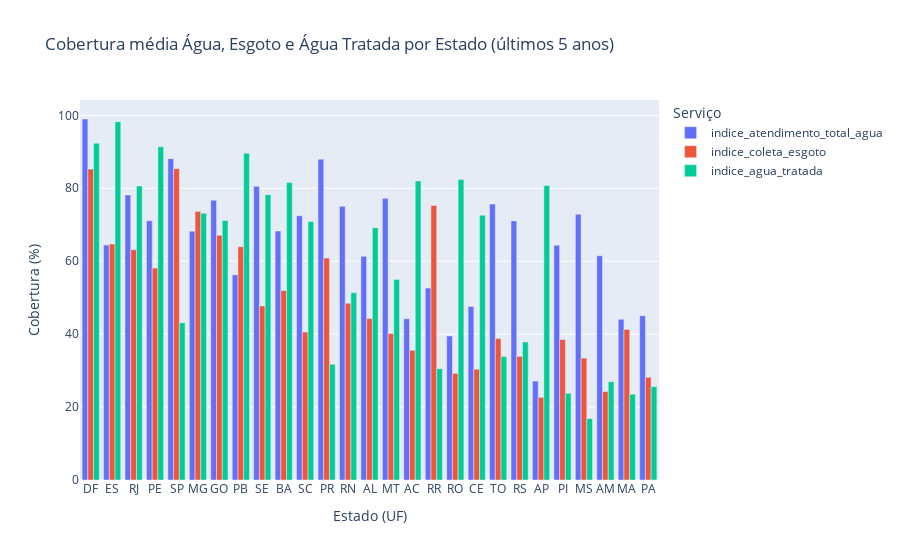

Here is the notebook cell this chart was saved with:
### Code cell
import plotly.express as px

df_melt = df_medio.melt(
    id_vars='sigla_uf',
    value_vars=['indice_atendimento_total_agua', 'indice_coleta_esgoto', 'indice_agua_tratada'],
    var_name='Serviço',
    value_name='Cobertura (%)'
)

fig = px.bar(
    df_melt,
    x='sigla_uf',
    y='Cobertura (%)',
    color='Serviço',
    barmode='group',
    title='Cobertura média Água, Esgoto e Água Tratada por Estado (últimos 5 anos)',
    labels={'sigla_uf': 'Estado (UF)'}
)

fig.update_layout(xaxis={'categoryorder': 'total descending'})
fig.show()

### Figure 1 — Plotly figure (JSON) as saved in the notebook; plotly's stock layout.template omitted (floating-point values rounded to 4 significant figures)
{"data": [{"alignmentgroup": "True", "hovertemplate": "Serviço=indice_atendimento_total_agua<br>Estado (UF)=%{x}<br>Cobertura (%)=%{y}<extra></extra>", "legendgroup": "indice_atendimento_total_agua", "marker": {"color": "#636efa", "pattern": {"shape": ""}}, "name": "indice_atendimento_total_agua", "offsetgroup": "indice_atendimento_total_agua", "orientation": "v", "showlegend": true, "textposition": "auto", "type": "bar", "x": ["AC", "AL", "AM", "AP", "BA", "CE", "DF", "ES", "GO", "MA", "MG", "MS", "MT", "PA", "PB", "PE", "PI", "PR", "RJ", "RN", "RO", "RR", "RS", "SC", "SE", "SP", "TO"], "xaxis": "x", "y": [44.22, 61.33, 61.53, 27.13, 68.26, 47.57, 99.0, 64.43, 76.7, 44.09, 68.24, 72.86, 77.24, 45.07, 56.27, 71.1, 64.37, 87.99, 78.15, 75.04, 39.51, 52.64, 71.06, 72.47, 80.52, 88.13, 75.66], "yaxis": "y"}, {"alignmentgroup": "True", "hovertemplate": "Serviço=indice_coleta_esgoto<br>Estado (UF)=%{x}<br>Cobertura (%)=%{y}<extra></extra>", "legendgroup": "indice_coleta_esgoto", "marker": {"color": "#EF553B", "pattern": {"shape": ""}}, "name": "indice_coleta_esgoto", "offsetgroup": "indice_coleta_esgoto", "orientation": "v", "showlegend": true, "textposition": "auto", "type": "bar", "x": ["AC", "AL", "AM", "AP", "BA", "CE", "DF", "ES", "GO", "MA", "MG", "MS", "MT", "PA", "PB", "PE", "PI", "PR", "RJ", "RN", "RO", "RR", "RS", "SC", "SE", "SP", "TO"], "xaxis": "x", "y": [35.59, 44.26, 24.25, 22.67, 51.95, 30.38, 85.26, 64.69, 67.09, 41.3, 73.62, 33.43, 40.16, 28.19, 63.97, 58.12, 38.52, 60.85, 63.16, 48.49, 29.23, 75.29, 33.9, 40.57, 47.74, 85.38, 38.77], "yaxis": "y"}, {"alignmentgroup": "True", "hovertemplate": "Serviço=indice_agua_tratada<br>Estado (UF)=%{x}<br>Cobertura (%)=%{y}<extra></extra>", "legendgroup": "indice_agua_tratada", "marker": {"color": "#00cc96", "pattern": {"shape": ""}}, "name": "indice_agua_tratada", "offsetgroup": "indice_agua_tratada", "orientation": "v", "showlegend": true, "textposition": "auto", "type": "bar", "x": ["AC", "AL", "AM", "AP", "BA", "CE", "DF", "ES", "GO", "MA", "MG", "MS", "MT", "PA", "PB", "PE", "PI", "PR", "RJ", "RN", "RO", "RR", "RS", "SC", "SE", "SP", "TO"], "xaxis": "x", "y": [81.99, 69.21, 26.96, 80.73, 81.56, 72.6, 92.33, 98.26, 71.18, 23.52, 73.17, 16.82, 54.97, 25.59, 89.6, 91.36, 23.78, 31.74, 80.61, 51.34, 82.41, 30.53, 37.84, 70.86, 78.25, 43.13, 33.85], "yaxis": "y"}], "layout": {"barmode": "group", "legend": {"title": {"text": "Serviço"}, "tracegroupgap": 0}, "title": {"text": "Cobertura média Água, Esgoto e Água Tratada por Estado (últimos 5 anos)"}, "xaxis": {"anchor": "y", "categoryorder": "total descending", "domain": [0, 1], "title": {"text": "Estado (UF)"}}, "yaxis": {"anchor": "x", "domain": [0, 1], "title": {"text": "Cobertura (%)"}}}}
